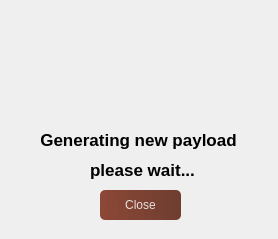
<?xml version="1.0" encoding="UTF-8"?>
<ui version="4.0">
 <class>GenerateWaiting</class>
 <widget class="QDialog" name="GenerateWaiting">
  <property name="geometry">
   <rect>
    <x>0</x>
    <y>0</y>
    <width>278</width>
    <height>239</height>
   </rect>
  </property>
  <property name="windowTitle">
   <string>Generating</string>
  </property>
  <property name="styleSheet">
   <string notr="true">QPushButton:hover{
        background-color: qlineargradient(spread:pad, x1:0, y1:0.505682, x2:1, y2:0.477, stop:0 rgba(183, 44, 24, 219), stop:1 rgba(93, 39, 24, 226));
}

QPushButton:pressed{
        padding-left:5px;
        padding-top:5px;
        background-color:rgba(150, 123, 111, 255);
}

QPushButton{
        background-color: qlineargradient(spread:pad, x1:0, y1:0.505682, x2:1, y2:0.477, stop:0 rgba(124, 44, 24, 219), stop:1 rgba(93, 39, 24, 226));
        color:rgba(255, 255, 255, 210);
        border-radius:5px;
}

QLineEdit{
background-color:rgba(0, 0, 0, 0);
border:none;
border-bottom:2px solid rgba(124, 44, 24, 219);
padding-bottom:7px;

}

</string>
  </property>
  <widget class="QLabel" name="label">
   <property name="geometry">
    <rect>
     <x>40</x>
     <y>130</y>
     <width>197</width>
     <height>20</height>
    </rect>
   </property>
   <property name="font">
    <font>
     <pointsize>13</pointsize>
     <weight>75</weight>
     <bold>true</bold>
    </font>
   </property>
   <property name="text">
    <string>Generating new payload</string>
   </property>
   <property name="alignment">
    <set>Qt::AlignCenter</set>
   </property>
  </widget>
  <widget class="QPushButton" name="pushButton">
   <property name="geometry">
    <rect>
     <x>100</x>
     <y>190</y>
     <width>81</width>
     <height>30</height>
    </rect>
   </property>
   <property name="minimumSize">
    <size>
     <width>0</width>
     <height>30</height>
    </size>
   </property>
   <property name="text">
    <string>Close</string>
   </property>
  </widget>
  <widget class="QLabel" name="label_2">
   <property name="geometry">
    <rect>
     <x>90</x>
     <y>160</y>
     <width>105</width>
     <height>20</height>
    </rect>
   </property>
   <property name="font">
    <font>
     <pointsize>13</pointsize>
     <weight>75</weight>
     <bold>true</bold>
    </font>
   </property>
   <property name="text">
    <string>please wait...</string>
   </property>
   <property name="alignment">
    <set>Qt::AlignCenter</set>
   </property>
  </widget>
  <widget class="QWidget" name="widget" native="true">
   <property name="geometry">
    <rect>
     <x>60</x>
     <y>10</y>
     <width>151</width>
     <height>121</height>
    </rect>
   </property>
   <property name="whatsThis">
    <string>&lt;html&gt;&lt;head/&gt;&lt;body&gt;&lt;p&gt;border-image: url(:/Image/WareedIcon.png);&lt;/p&gt;&lt;/body&gt;&lt;/html&gt;</string>
   </property>
   <property name="styleSheet">
    <string notr="true">border-image: url(:/Image/WareedIcon.png);</string>
   </property>
  </widget>
 </widget>
 <resources/>
 <connections/>
</ui>
